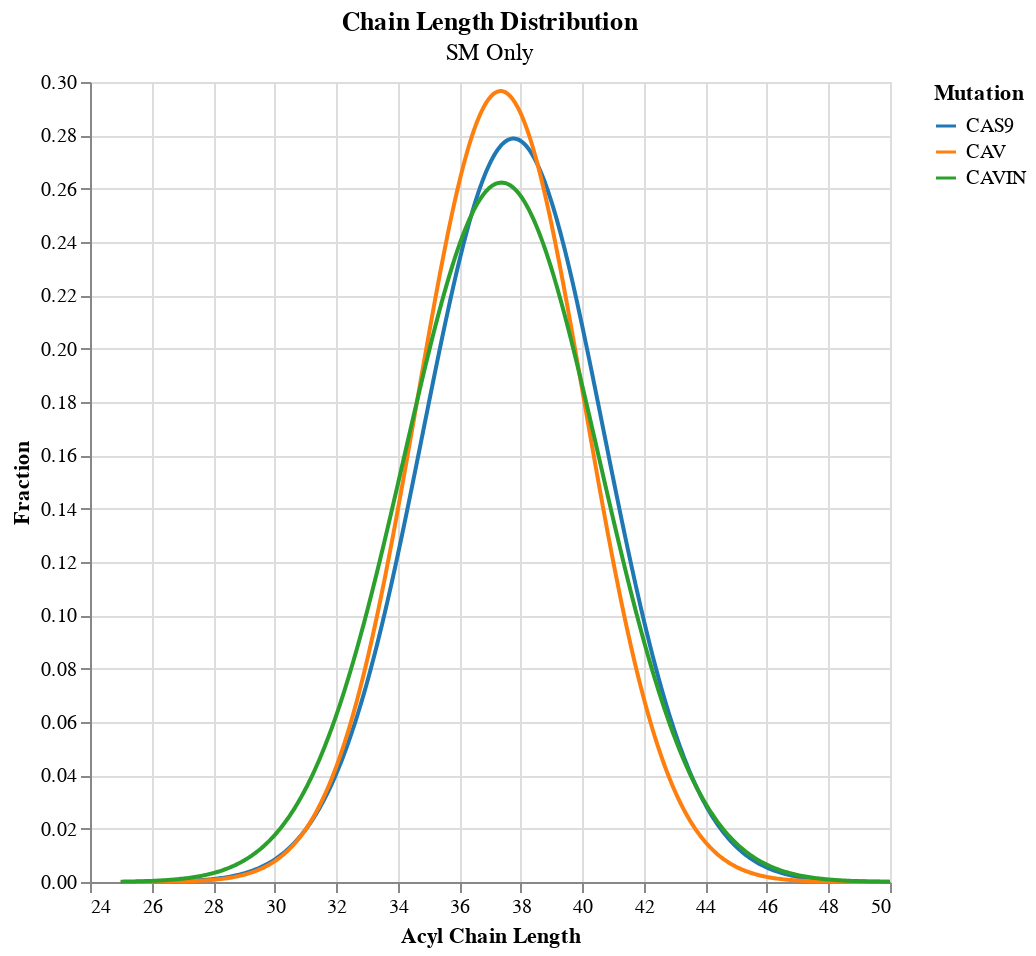

Source (notebook cell):
### Code cell
l_bimodal = alt.layer(*line_chart_only[:]).properties(title={'text':'Chain Length Distribution', 'subtitle':'SM Only'}, 
                                                      width=400, height=400)
# l_bimodal.save('graphs/cas_cav_cavin/chain_length/GaussianCurve_Overlap.png', ppi=300, engine='vl-convert')
l_bimodal

### Figure 1 — Vega-Lite specification as saved in the notebook (floating-point values rounded to 4 significant figures; data arrays with more than 128 entries replaced by an {"elided": "..."} marker saying what was removed)
{"config": {"view": {"continuousWidth": 300, "continuousHeight": 300}}, "layer": [{"data": {"name": "data-6a563e2571fac439ccd6914a74d3ea5c"}, "mark": {"type": "line", "color": "#1f77b4"}, "encoding": {"color": {"field": "Mutation", "scale": {"range": ["#1f77b4", "#ff7f0e", "#2ca02c"]}, "type": "nominal"}, "x": {"field": "Acyl Chain Length", "type": "quantitative"}, "y": {"field": "Fraction", "type": "quantitative"}}}, {"data": {"name": "data-17c1158f0b1897595edc3f2ae271dc1a"}, "mark": {"type": "line", "color": "#ff7f0e"}, "encoding": {"color": {"field": "Mutation", "scale": {"range": ["#1f77b4", "#ff7f0e", "#2ca02c"]}, "type": "nominal"}, "x": {"field": "Acyl Chain Length", "type": "quantitative"}, "y": {"field": "Fraction", "type": "quantitative"}}}, {"data": {"name": "data-19b27789ab7e951c41f3c910b482c74f"}, "mark": {"type": "line", "color": "#2ca02c"}, "encoding": {"color": {"field": "Mutation", "scale": {"range": ["#1f77b4", "#ff7f0e", "#2ca02c"]}, "type": "nominal"}, "x": {"field": "Acyl Chain Length", "type": "quantitative"}, "y": {"field": "Fraction", "type": "quantitative"}}}], "height": 400, "title": {"text": "Chain Length Distribution", "subtitle": "SM Only"}, "width": 400, "$schema": "https://vega.github.io/schema/vega-lite/v5.8.0.json", "datasets": {"data-6a563e2571fac439ccd6914a74d3ea5c": {"elided": "500 records"}, "data-17c1158f0b1897595edc3f2ae271dc1a": {"elided": "500 records"}, "data-19b27789ab7e951c41f3c910b482c74f": {"elided": "500 records"}}}
